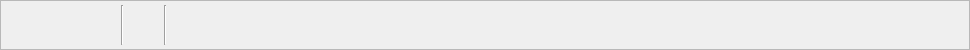
<?xml version="1.0" encoding="UTF-8"?>
<ui version="4.0">
 <class>header</class>
 <widget class="QWidget" name="header">
  <property name="geometry">
   <rect>
    <x>0</x>
    <y>0</y>
    <width>970</width>
    <height>50</height>
   </rect>
  </property>
  <property name="sizePolicy">
   <sizepolicy hsizetype="Preferred" vsizetype="Maximum">
    <horstretch>0</horstretch>
    <verstretch>0</verstretch>
   </sizepolicy>
  </property>
  <property name="minimumSize">
   <size>
    <width>0</width>
    <height>0</height>
   </size>
  </property>
  <property name="maximumSize">
   <size>
    <width>16777215</width>
    <height>68</height>
   </size>
  </property>
  <property name="windowTitle">
   <string>Form</string>
  </property>
  <layout class="QGridLayout" name="gridLayout">
   <property name="leftMargin">
    <number>0</number>
   </property>
   <property name="topMargin">
    <number>0</number>
   </property>
   <property name="rightMargin">
    <number>0</number>
   </property>
   <property name="bottomMargin">
    <number>0</number>
   </property>
   <property name="spacing">
    <number>0</number>
   </property>
   <item row="0" column="0">
    <widget class="QFrame" name="frame">
     <property name="frameShape">
      <enum>QFrame::StyledPanel</enum>
     </property>
     <property name="frameShadow">
      <enum>QFrame::Raised</enum>
     </property>
     <layout class="QGridLayout" name="gridLayout_2">
      <property name="leftMargin">
       <number>0</number>
      </property>
      <property name="topMargin">
       <number>0</number>
      </property>
      <property name="rightMargin">
       <number>0</number>
      </property>
      <property name="bottomMargin">
       <number>0</number>
      </property>
      <property name="spacing">
       <number>0</number>
      </property>
      <item row="0" column="7">
       <widget class="QPushButton" name="redo_button">
        <property name="sizePolicy">
         <sizepolicy hsizetype="Expanding" vsizetype="Expanding">
          <horstretch>0</horstretch>
          <verstretch>0</verstretch>
         </sizepolicy>
        </property>
        <property name="minimumSize">
         <size>
          <width>0</width>
          <height>0</height>
         </size>
        </property>
        <property name="maximumSize">
         <size>
          <width>40</width>
          <height>40</height>
         </size>
        </property>
        <property name="toolTip">
         <string>Redo</string>
        </property>
        <property name="styleSheet">
         <string notr="true">border-color: rgb(61, 56, 70);</string>
        </property>
        <property name="text">
         <string/>
        </property>
        <property name="icon">
         <iconset>
          <normaloff>../../src/icons/008-redo.png</normaloff>../../src/icons/008-redo.png</iconset>
        </property>
        <property name="iconSize">
         <size>
          <width>24</width>
          <height>24</height>
         </size>
        </property>
        <property name="flat">
         <bool>true</bool>
        </property>
       </widget>
      </item>
      <item row="0" column="10">
       <spacer name="horizontalSpacer_2">
        <property name="orientation">
         <enum>Qt::Horizontal</enum>
        </property>
        <property name="sizeHint" stdset="0">
         <size>
          <width>40</width>
          <height>20</height>
         </size>
        </property>
       </spacer>
      </item>
      <item row="0" column="2">
       <widget class="QPushButton" name="save_button">
        <property name="text">
         <string/>
        </property>
        <property name="icon">
         <iconset>
          <normaloff>../../src/icons/033-diskette.png</normaloff>../../src/icons/033-diskette.png</iconset>
        </property>
        <property name="iconSize">
         <size>
          <width>24</width>
          <height>24</height>
         </size>
        </property>
        <property name="flat">
         <bool>true</bool>
        </property>
       </widget>
      </item>
      <item row="0" column="0">
       <widget class="QPushButton" name="file_new_button">
        <property name="maximumSize">
         <size>
          <width>40</width>
          <height>40</height>
         </size>
        </property>
        <property name="text">
         <string/>
        </property>
        <property name="icon">
         <iconset>
          <normaloff>../../src/icons/036-new-document.png</normaloff>../../src/icons/036-new-document.png</iconset>
        </property>
        <property name="iconSize">
         <size>
          <width>24</width>
          <height>24</height>
         </size>
        </property>
        <property name="flat">
         <bool>true</bool>
        </property>
       </widget>
      </item>
      <item row="0" column="3">
       <widget class="Line" name="line_2">
        <property name="orientation">
         <enum>Qt::Vertical</enum>
        </property>
       </widget>
      </item>
      <item row="0" column="4">
       <widget class="QPushButton" name="export_button">
        <property name="toolTip">
         <string>Fast Export Image</string>
        </property>
        <property name="text">
         <string/>
        </property>
        <property name="icon">
         <iconset>
          <normaloff>../../src/icons/export.png</normaloff>../../src/icons/export.png</iconset>
        </property>
        <property name="iconSize">
         <size>
          <width>24</width>
          <height>24</height>
         </size>
        </property>
        <property name="flat">
         <bool>true</bool>
        </property>
       </widget>
      </item>
      <item row="0" column="1">
       <widget class="QPushButton" name="open_button">
        <property name="text">
         <string/>
        </property>
        <property name="icon">
         <iconset>
          <normaloff>../../src/icons/034-folder.png</normaloff>../../src/icons/034-folder.png</iconset>
        </property>
        <property name="iconSize">
         <size>
          <width>24</width>
          <height>24</height>
         </size>
        </property>
        <property name="flat">
         <bool>true</bool>
        </property>
       </widget>
      </item>
      <item row="0" column="6">
       <widget class="QPushButton" name="undo_button">
        <property name="sizePolicy">
         <sizepolicy hsizetype="Expanding" vsizetype="Expanding">
          <horstretch>0</horstretch>
          <verstretch>0</verstretch>
         </sizepolicy>
        </property>
        <property name="minimumSize">
         <size>
          <width>0</width>
          <height>0</height>
         </size>
        </property>
        <property name="maximumSize">
         <size>
          <width>40</width>
          <height>40</height>
         </size>
        </property>
        <property name="toolTip">
         <string>Undo</string>
        </property>
        <property name="styleSheet">
         <string notr="true">border-color: rgb(61, 56, 70);</string>
        </property>
        <property name="text">
         <string/>
        </property>
        <property name="icon">
         <iconset>
          <normaloff>../../src/icons/007-undo.png</normaloff>../../src/icons/007-undo.png</iconset>
        </property>
        <property name="iconSize">
         <size>
          <width>24</width>
          <height>24</height>
         </size>
        </property>
        <property name="flat">
         <bool>true</bool>
        </property>
       </widget>
      </item>
      <item row="0" column="5">
       <widget class="Line" name="line">
        <property name="orientation">
         <enum>Qt::Vertical</enum>
        </property>
       </widget>
      </item>
     </layout>
    </widget>
   </item>
  </layout>
 </widget>
 <resources/>
 <connections/>
</ui>
